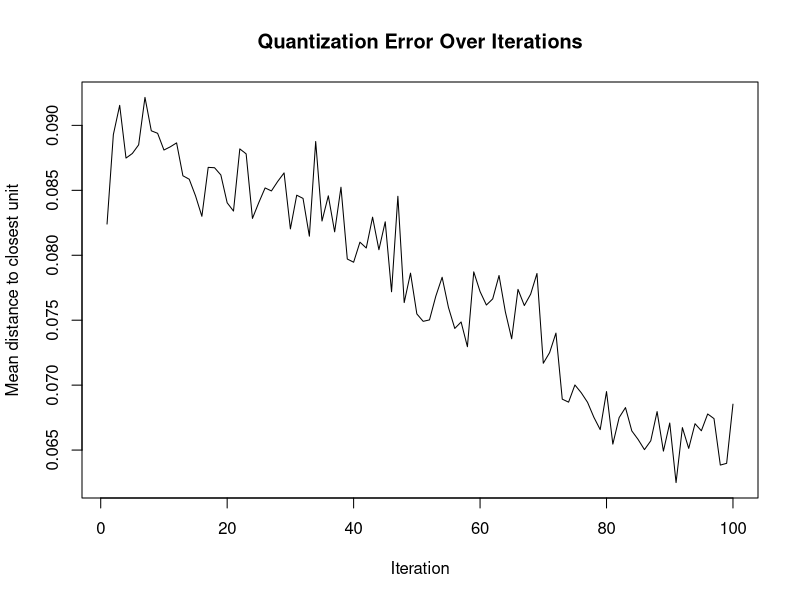
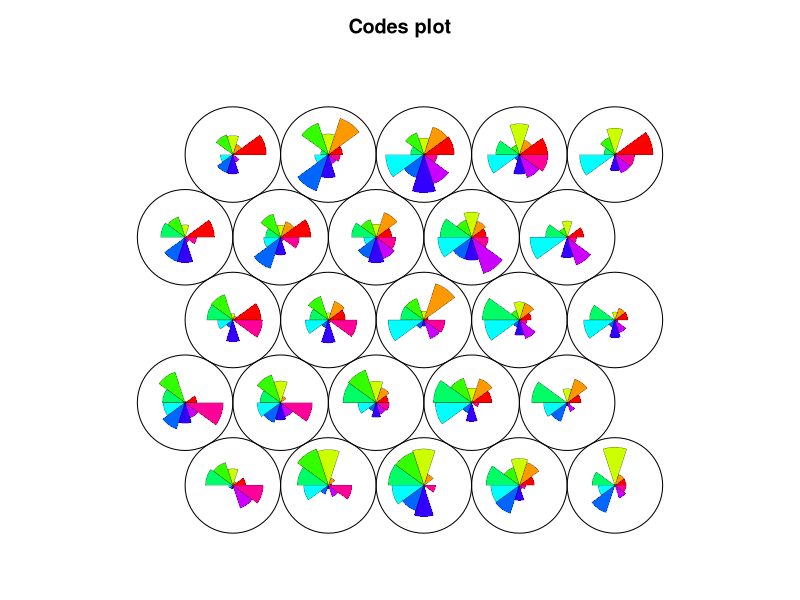
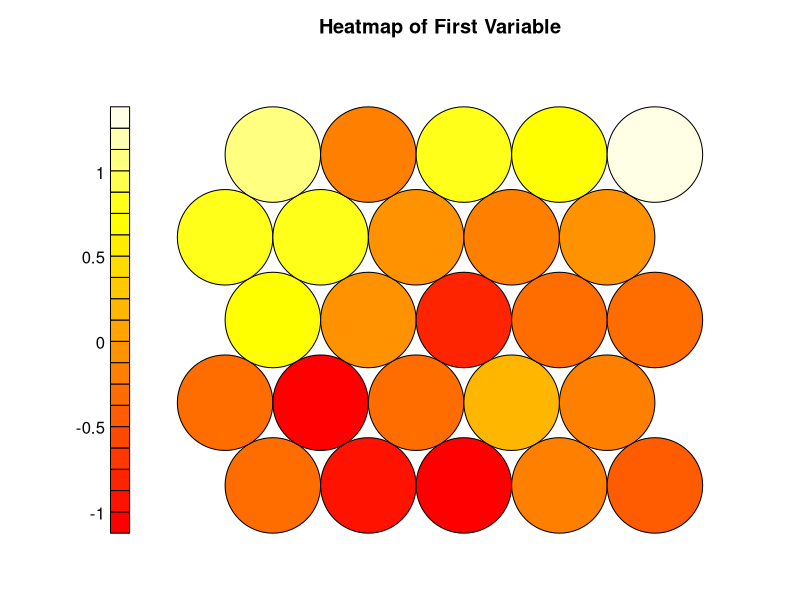
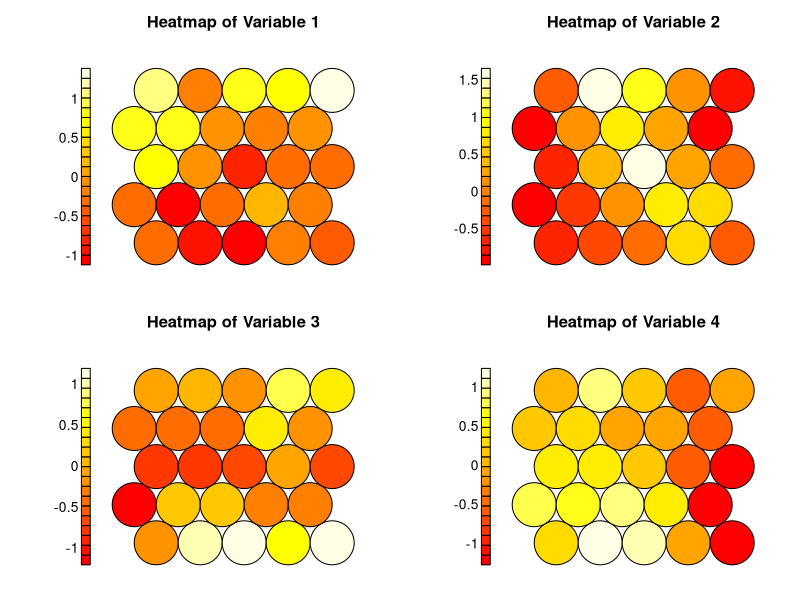
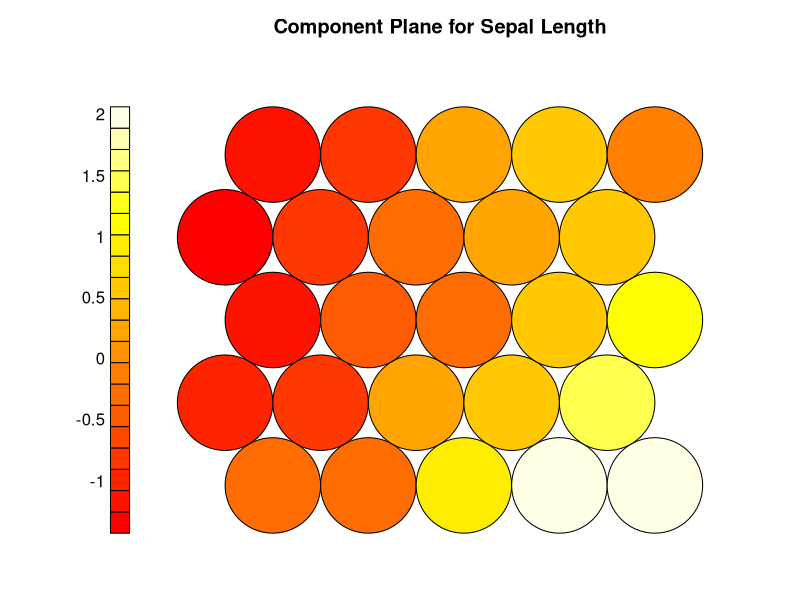
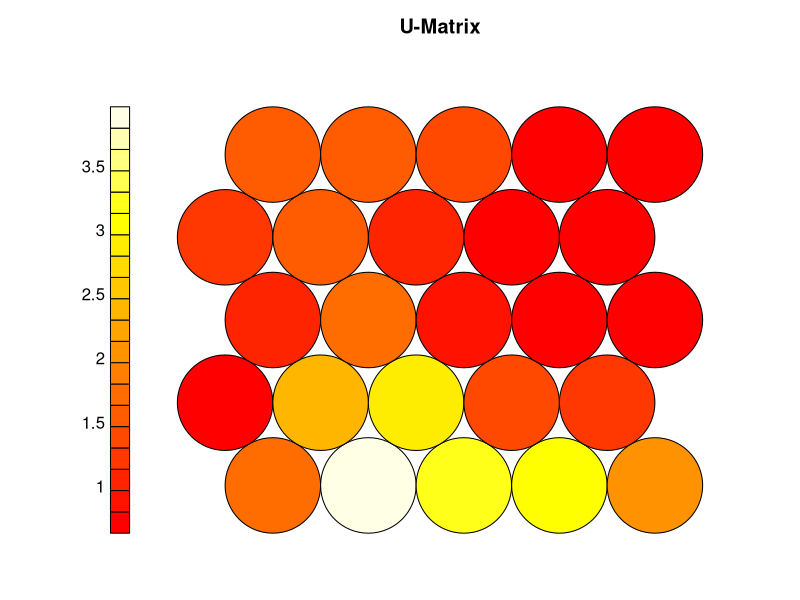
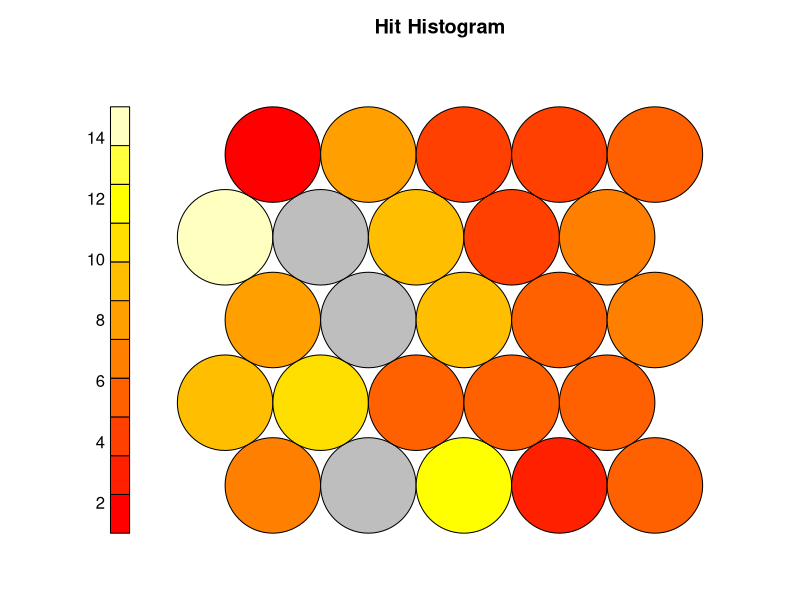
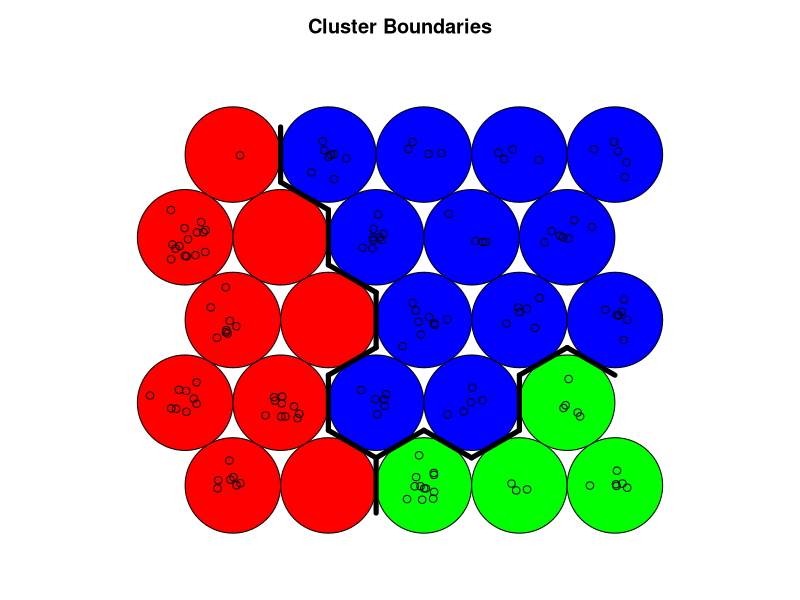

Write R code to recreate these figures, in order.
###########################################
## Self-Organizing Maps (SOM)            ##
#    with kohonen package in R            #
###########################################

# Install and load the kohonen package
# install.packages("kohonen") # if not already installed
library(kohonen)

# Example with simulated data
# Generate some sample data
set.seed(123)
data <- matrix(rnorm(1000), ncol = 10)

# Scale the data
data_scaled <- scale(data)

# Define the SOM grid
som_grid <- somgrid(xdim = 5, ydim = 5, topo = "hexagonal")

# Train the SOM
# rlen=100 specifies 100 iterations
# alpha=c(0.05,0.01) specifies the learning rate schedule, 
#  starting at 0.05 and decreasing to 0.01
# Because of random aspects of training, can set the seed to 
# try to establish reproducibility
set.seed(123)
som_model <- som(data_scaled, grid = som_grid, rlen = 100, 
                 alpha = c(0.05, 0.01))

# Check if convergence has been achieved
# Plot the quantization error
# Quantization Error: This measures the average distance between each data
# point and its Best Matching Unit (BMU). A decreasing quantization error
# indicates that the SOM is learning and adapting to the data. 
# When this error stabilizes, it suggests that the map has sufficiently 
# learned the data structure.
plot(som_model, type = "changes", main = "Quantization Error Over Iterations")

# Access the codebook vectors correctly
# The codebook vectors are the prototype vectors associated with each
# neuron in the SOM. They represent the typical data points for the neurons.
codes <- getCodes(som_model)

# Plot the SOM
plot(som_model, type = "codes", palette.name = rainbow)

# Heatmaps
# Create a heatmap for the first variable
# Each variable has a heatmap
plot(som_model, type = "property", property = codes[,1], 
     main = "Heatmap of First Variable")

######################
# Plot heatmaps of multiple variables at once
# Set up the layout for multiple plots
par(mfrow = c(2, 2))  # Adjust the layout as needed

# Create heatmaps for the first four variables
for (i in 1:4) {
  plot(som_model, type = "property", property = codes[,i], 
       main = paste("Heatmap of Variable", i))
}

# Restore original plotting dimensions
par(mfrow=c(1,1))

#########################
# Illustrate other plotting features of kohonen
# using Fisher's iris data
data(iris)
som_grid <- somgrid(xdim = 5, ydim = 5, topo = "hexagonal")
set.seed(123)
som_model <- som(scale(iris[, -5]), grid = som_grid)

# 1.	Component Planes:
# Each component plane shows the distribution of one variable 
# across the map. For example, if you have a dataset with variables
# like age, income, and spending score, each component plane will
# visualize one of these variables.
plot(som_model, type = "property", property = som_model$codes[[1]][,1], 
     main = "Component Plane for Sepal Length")

# 2.	U-Matrix (Unified Distance Matrix):
# The U-Matrix visualizes the distances between neighboring neurons. 
# High values (darker colors) indicate larger distances, 
# suggesting cluster boundaries.
plot(som_model, type = "dist.neighbours", main = "U-Matrix")

#3.	Hit Histogram:
# This plot shows the number of data points mapped to each neuron. 
# It helps in understanding the density and distribution of data points 
# across the map.
plot(som_model, type = "counts", main = "Hit Histogram")

#4.	Cluster Boundaries:
# If clustering is performed on the SOM, the boundaries of these 
# clusters can be overlaid on the map. This helps in visualizing 
# different groups within your data.
som_clusters <- cutree(hclust(dist(som_model$codes[[1]])), 3)
plot(som_model, type = "mapping", bgcol = rainbow(3)[som_clusters], 
     main = "Cluster Boundaries")
add.cluster.boundaries(som_model, som_clusters)

# 5.	Labels and Mapping:
# If your data is labeled, you can map these labels onto the SOM 
# to see how different classes are distributed. This is useful for 
# classification tasks.
plot(som_model, type = "mapping", labels = iris$Species, 
     col = as.integer(iris$Species), main = "Labels and Mapping")

# 6.	Neighbor Weight Distances:
# This plot shows the distances between the weight vectors of 
# neighboring neurons. It helps in identifying regions of the map 
# where the data is more homogeneous or heterogeneous.
plot(som_model, type = "quality", main = "Neighbor Weight Distances")
